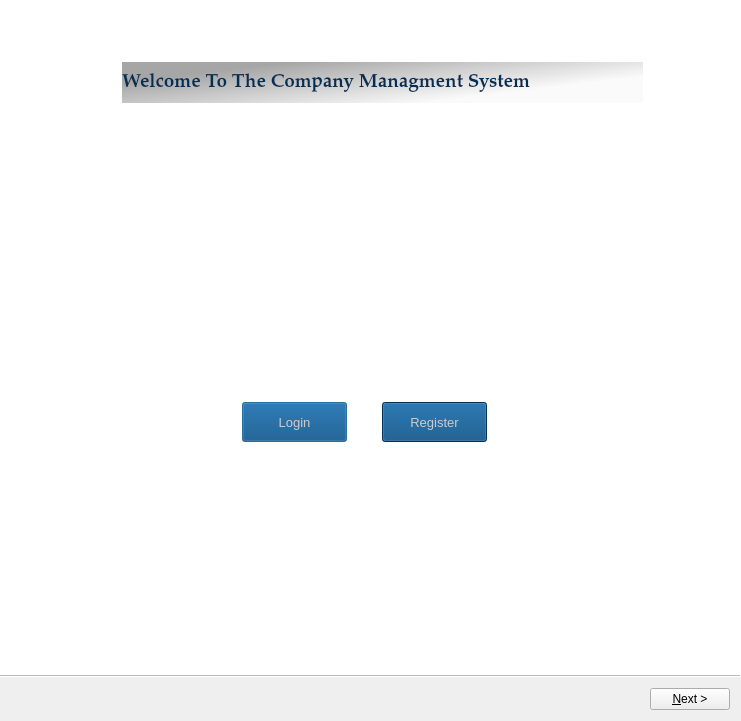
<?xml version="1.0" encoding="UTF-8"?>
<ui version="4.0">
 <class>Wizard</class>
 <widget class="QWizard" name="Wizard">
  <property name="geometry">
   <rect>
    <x>0</x>
    <y>0</y>
    <width>741</width>
    <height>721</height>
   </rect>
  </property>
  <property name="minimumSize">
   <size>
    <width>741</width>
    <height>721</height>
   </size>
  </property>
  <property name="maximumSize">
   <size>
    <width>741</width>
    <height>721</height>
   </size>
  </property>
  <property name="windowTitle">
   <string>Wizard</string>
  </property>
  <property name="styleSheet">
   <string notr="true"/>
  </property>
  <property name="sizeGripEnabled">
   <bool>false</bool>
  </property>
  <property name="modal">
   <bool>false</bool>
  </property>
  <property name="wizardStyle">
   <enum>QWizard::ModernStyle</enum>
  </property>
  <property name="options">
   <set>QWizard::DisabledBackButtonOnLastPage|QWizard::IndependentPages|QWizard::NoBackButtonOnStartPage|QWizard::NoCancelButton</set>
  </property>
  <property name="subTitleFormat">
   <enum>Qt::AutoText</enum>
  </property>
  <widget class="QWizardPage" name="wizardPage1">
   <widget class="QLabel" name="label">
    <property name="geometry">
     <rect>
      <x>0</x>
      <y>0</y>
      <width>751</width>
      <height>681</height>
     </rect>
    </property>
    <property name="font">
     <font>
      <weight>75</weight>
      <bold>true</bold>
     </font>
    </property>
    <property name="text">
     <string/>
    </property>
    <property name="pixmap">
     <pixmap>../../../OneDrive/Masaüstü/CMS/cms3.jpg</pixmap>
    </property>
    <property name="scaledContents">
     <bool>true</bool>
    </property>
   </widget>
   <widget class="QLabel" name="label_2">
    <property name="geometry">
     <rect>
      <x>120</x>
      <y>60</y>
      <width>521</width>
      <height>41</height>
     </rect>
    </property>
    <property name="font">
     <font>
      <family>Palatino Linotype</family>
      <pointsize>14</pointsize>
      <weight>75</weight>
      <bold>true</bold>
     </font>
    </property>
    <property name="styleSheet">
     <string notr="true">background-color: qlineargradient(spread:pad, x1:0, y1:0.171, x2:1, y2:0.818, stop:0.147368 rgba(84, 84, 84, 133), stop:0.789474 rgba(241, 241, 241, 84));
color: rgb(0, 48, 86);</string>
    </property>
    <property name="text">
     <string>Welcome To The Company Managment System</string>
    </property>
   </widget>
   <widget class="QLabel" name="label_3">
    <property name="geometry">
     <rect>
      <x>240</x>
      <y>130</y>
      <width>241</width>
      <height>231</height>
     </rect>
    </property>
    <property name="text">
     <string/>
    </property>
    <property name="pixmap">
     <pixmap>../../../OneDrive/Masaüstü/CMS/comsicon3.png</pixmap>
    </property>
    <property name="scaledContents">
     <bool>true</bool>
    </property>
   </widget>
   <widget class="QPushButton" name="pushButton">
    <property name="geometry">
     <rect>
      <x>240</x>
      <y>400</y>
      <width>105</width>
      <height>40</height>
     </rect>
    </property>
    <property name="font">
     <font>
      <pointsize>10</pointsize>
     </font>
    </property>
    <property name="styleSheet">
     <string notr="true">background-color: rgb(0, 70, 125);
color: rgb(204, 204, 204);</string>
    </property>
    <property name="text">
     <string>Login</string>
    </property>
   </widget>
   <widget class="QPushButton" name="pushButton_2">
    <property name="geometry">
     <rect>
      <x>380</x>
      <y>400</y>
      <width>105</width>
      <height>40</height>
     </rect>
    </property>
    <property name="font">
     <font>
      <pointsize>10</pointsize>
     </font>
    </property>
    <property name="styleSheet">
     <string notr="true">background-color: rgb(0, 70, 125);
color: rgb(204, 204, 204);</string>
    </property>
    <property name="text">
     <string>Register</string>
    </property>
   </widget>
  </widget>
  <widget class="QWizardPage" name="wizardPage2">
   <widget class="QLabel" name="label_4">
    <property name="geometry">
     <rect>
      <x>0</x>
      <y>0</y>
      <width>741</width>
      <height>671</height>
     </rect>
    </property>
    <property name="text">
     <string/>
    </property>
    <property name="pixmap">
     <pixmap>../../../OneDrive/Masaüstü/CMS/cms3.jpg</pixmap>
    </property>
    <property name="scaledContents">
     <bool>true</bool>
    </property>
   </widget>
   <widget class="QLabel" name="label_5">
    <property name="geometry">
     <rect>
      <x>240</x>
      <y>100</y>
      <width>241</width>
      <height>231</height>
     </rect>
    </property>
    <property name="text">
     <string/>
    </property>
    <property name="pixmap">
     <pixmap>../../../OneDrive/Masaüstü/CMS/login5.png</pixmap>
    </property>
    <property name="scaledContents">
     <bool>true</bool>
    </property>
   </widget>
   <widget class="QLabel" name="label_6">
    <property name="geometry">
     <rect>
      <x>240</x>
      <y>380</y>
      <width>71</width>
      <height>21</height>
     </rect>
    </property>
    <property name="font">
     <font>
      <family>Palatino Linotype</family>
      <pointsize>13</pointsize>
     </font>
    </property>
    <property name="styleSheet">
     <string notr="true">color: rgb(96, 226, 244);</string>
    </property>
    <property name="text">
     <string>Email:</string>
    </property>
   </widget>
   <widget class="QLineEdit" name="lineEdit">
    <property name="geometry">
     <rect>
      <x>280</x>
      <y>410</y>
      <width>151</width>
      <height>31</height>
     </rect>
    </property>
    <property name="font">
     <font>
      <family>Palatino Linotype</family>
     </font>
    </property>
    <property name="styleSheet">
     <string notr="true">background-color: qlineargradient(spread:pad, x1:0, y1:0, x2:1, y2:1, stop:0.00526316 rgba(199, 199, 199, 0), stop:1 rgba(163, 163, 163, 64));
color: rgb(255, 255, 255);</string>
    </property>
   </widget>
   <widget class="QLabel" name="label_7">
    <property name="geometry">
     <rect>
      <x>240</x>
      <y>460</y>
      <width>111</width>
      <height>21</height>
     </rect>
    </property>
    <property name="font">
     <font>
      <family>Palatino Linotype</family>
      <pointsize>13</pointsize>
     </font>
    </property>
    <property name="styleSheet">
     <string notr="true">color: rgb(41, 197, 236);</string>
    </property>
    <property name="text">
     <string>Password:</string>
    </property>
   </widget>
   <widget class="QLineEdit" name="lineEdit_2">
    <property name="geometry">
     <rect>
      <x>280</x>
      <y>490</y>
      <width>151</width>
      <height>31</height>
     </rect>
    </property>
    <property name="font">
     <font>
      <family>Palatino Linotype</family>
     </font>
    </property>
    <property name="styleSheet">
     <string notr="true">background-color: qlineargradient(spread:pad, x1:0, y1:0, x2:1, y2:1, stop:0.00526316 rgba(199, 199, 199, 0), stop:1 rgba(163, 163, 163, 64));
color: rgb(255, 255, 255);</string>
    </property>
    <property name="echoMode">
     <enum>QLineEdit::Password</enum>
    </property>
    <property name="placeholderText">
     <string/>
    </property>
   </widget>
   <widget class="QPushButton" name="pushButton_3">
    <property name="geometry">
     <rect>
      <x>280</x>
      <y>560</y>
      <width>151</width>
      <height>31</height>
     </rect>
    </property>
    <property name="font">
     <font>
      <pointsize>9</pointsize>
      <underline>true</underline>
     </font>
    </property>
    <property name="styleSheet">
     <string notr="true">color: rgb(255, 177, 158);</string>
    </property>
    <property name="text">
     <string>Or Login With Face ID</string>
    </property>
    <property name="flat">
     <bool>true</bool>
    </property>
   </widget>
  </widget>
  <widget class="QWizardPage" name="wizardPage">
   <widget class="QLabel" name="label_8">
    <property name="geometry">
     <rect>
      <x>-10</x>
      <y>0</y>
      <width>761</width>
      <height>681</height>
     </rect>
    </property>
    <property name="text">
     <string/>
    </property>
    <property name="pixmap">
     <pixmap>../../../OneDrive/Masaüstü/CMS/cms3.jpg</pixmap>
    </property>
    <property name="scaledContents">
     <bool>true</bool>
    </property>
   </widget>
   <widget class="QTableWidget" name="tableWidget">
    <property name="geometry">
     <rect>
      <x>0</x>
      <y>0</y>
      <width>621</width>
      <height>601</height>
     </rect>
    </property>
    <property name="styleSheet">
     <string notr="true">background-color: rgb(120, 139, 154);</string>
    </property>
    <column>
     <property name="text">
      <string>ID</string>
     </property>
    </column>
    <column>
     <property name="text">
      <string>Email</string>
     </property>
    </column>
    <column>
     <property name="text">
      <string>Password</string>
     </property>
    </column>
    <column>
     <property name="text">
      <string>Job</string>
     </property>
    </column>
    <column>
     <property name="text">
      <string>Salary</string>
     </property>
    </column>
    <column>
     <property name="text">
      <string>Phone</string>
     </property>
    </column>
    <column>
     <property name="text">
      <string>Gender</string>
     </property>
    </column>
   </widget>
   <widget class="QPushButton" name="pushButton_4">
    <property name="geometry">
     <rect>
      <x>630</x>
      <y>50</y>
      <width>93</width>
      <height>31</height>
     </rect>
    </property>
    <property name="font">
     <font>
      <family>Palatino Linotype</family>
      <pointsize>11</pointsize>
     </font>
    </property>
    <property name="styleSheet">
     <string notr="true">background-color: rgb(0, 70, 125);
color: rgb(204, 204, 204);</string>
    </property>
    <property name="text">
     <string>Add</string>
    </property>
   </widget>
   <widget class="QPushButton" name="pushButton_5">
    <property name="geometry">
     <rect>
      <x>630</x>
      <y>90</y>
      <width>93</width>
      <height>31</height>
     </rect>
    </property>
    <property name="font">
     <font>
      <family>Palatino Linotype</family>
      <pointsize>11</pointsize>
     </font>
    </property>
    <property name="styleSheet">
     <string notr="true">background-color: rgb(0, 70, 125);
color: rgb(204, 204, 204);</string>
    </property>
    <property name="text">
     <string>Delete</string>
    </property>
   </widget>
   <widget class="QPushButton" name="pushButton_6">
    <property name="geometry">
     <rect>
      <x>630</x>
      <y>562</y>
      <width>93</width>
      <height>41</height>
     </rect>
    </property>
    <property name="font">
     <font>
      <family>Palatino Linotype</family>
      <pointsize>11</pointsize>
     </font>
    </property>
    <property name="styleSheet">
     <string notr="true">background-color: rgb(60, 74, 131);
color: rgb(204, 204, 204);</string>
    </property>
    <property name="text">
     <string>Delete All</string>
    </property>
   </widget>
  </widget>
 </widget>
 <resources/>
 <connections/>
</ui>
